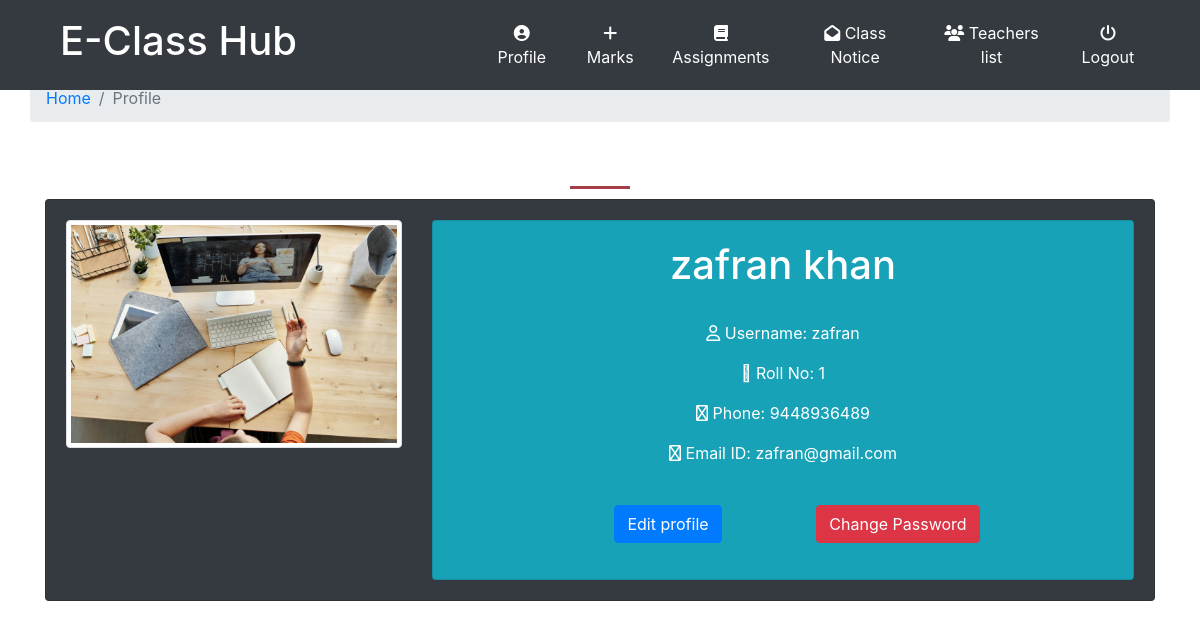
The app's page /classroom/student/2/ (signed in) with its own data.
### classroom/models.py (models this page shows, shortened)
class Student(models.Model):
    user = models.OneToOneField(User, on_delete=models.CASCADE, primary_key=True, related_name='Student')
    name = models.CharField(max_length=250)
    roll_no = models.CharField(max_length=50)
    email = models.EmailField(max_length=254)
    phone = models.IntegerField()
    student_profile_pic = models.ImageField(upload_to="classroom/student_profile_pic", blank=True)
    class Meta:
        ordering = ['roll_no']

class User(AbstractUser):
    is_student = models.BooleanField(default=False)
    is_teacher = models.BooleanField(default=False)

### classroom/views.py (the view)
class StudentDetailView(LoginRequiredMixin,DetailView):
    context_object_name = "student"
    model = models.Student
    template_name = 'classroom/student_detail_page.html'

### template/classroom/student_detail_page.html
{% extends 'classroom/base.html' %}
{% load static %}
{% block content %}
<div class="container ">
		<div class="row">
            <ol class="col-12 breadcrumb">
                <li class="breadcrumb-item"><a href="{% url 'home' %}">Home</a></li>
                <li class="breadcrumb-item active">Profile</li>
            </ol>
        </div>
       <div class="section-heading">
            <h2>My Profile</h2>
            <div class="line-dec"></div>
          </div>
<div class="card card-body bg-dark">
<div class="row">
<div class="col-12 col-sm-4">
  {% if student.student_profile_pic %}
      <img class="img-fluid img-thumbnail rounded " style="width:100%; overflow:hidden;" src="{{ student.student_profile_pic.url }}" >
    {% else %}
            <img class="img-fluid img-thumbnail rounded " style="width:100%" src="{% static 'images/s_profile.png' %}" alt="">
    {% endif %}
</div>
<div class="col-12 col-sm-8 text-justify text-white text-center">
    <div class="card card-body bg-info">
 <h1>{{ student.name }}</h1>
 <br>
          <p><i class="far fa-user"></i> Username: {{ student.user.username }}</p>
      <p><i class="fal fa-user-tag"></i> Roll No: {{ student.roll_no }}</p>
      <p><i class="far fa-phone"></i> Phone: {{ student.phone }}</p>
      <p><i class="far fa-envelope-open-text"></i> Email ID: {{ student.email }}</p>
    <br>
        <div class="row">
<div class="col-5 offset-sm-2 col-sm-4 offset-sm-2">
       <p><a class="btn btn-primary" href="{% url 'classroom:student_update' pk=user.pk %}">Edit profile</a></p>
         </div>
        <div class="col-7 col-sm-4 ">
              <p><a class="btn btn-danger" href="{% url 'classroom:change_password' %}">Change Password</a></p>
              </div>
</div>
</div>
</div>
</div>
</div>
<br>
</div>
{% endblock %}

### static/css/base.css (style rules this page uses)
.active { display: block; }
.section-heading { text-align: center; }
.section-heading h2 { font-size: 32px; font-weight: 700; color: #fff; }
.section-heading .line-dec { width: 60px; height: 3px; background-color: #a43f49; margin: 10px auto; }
.bg { height: 100%; width:100%; background-attachment: fixed; background-position: center; background-repeat: no-repeat; background-size: cover; }

### records on screen
Student: student_profile_pic (picture), name "zafran khan", user.username "zafran", roll_no "1", phone "9448936489", email "zafran@gmail.com"
